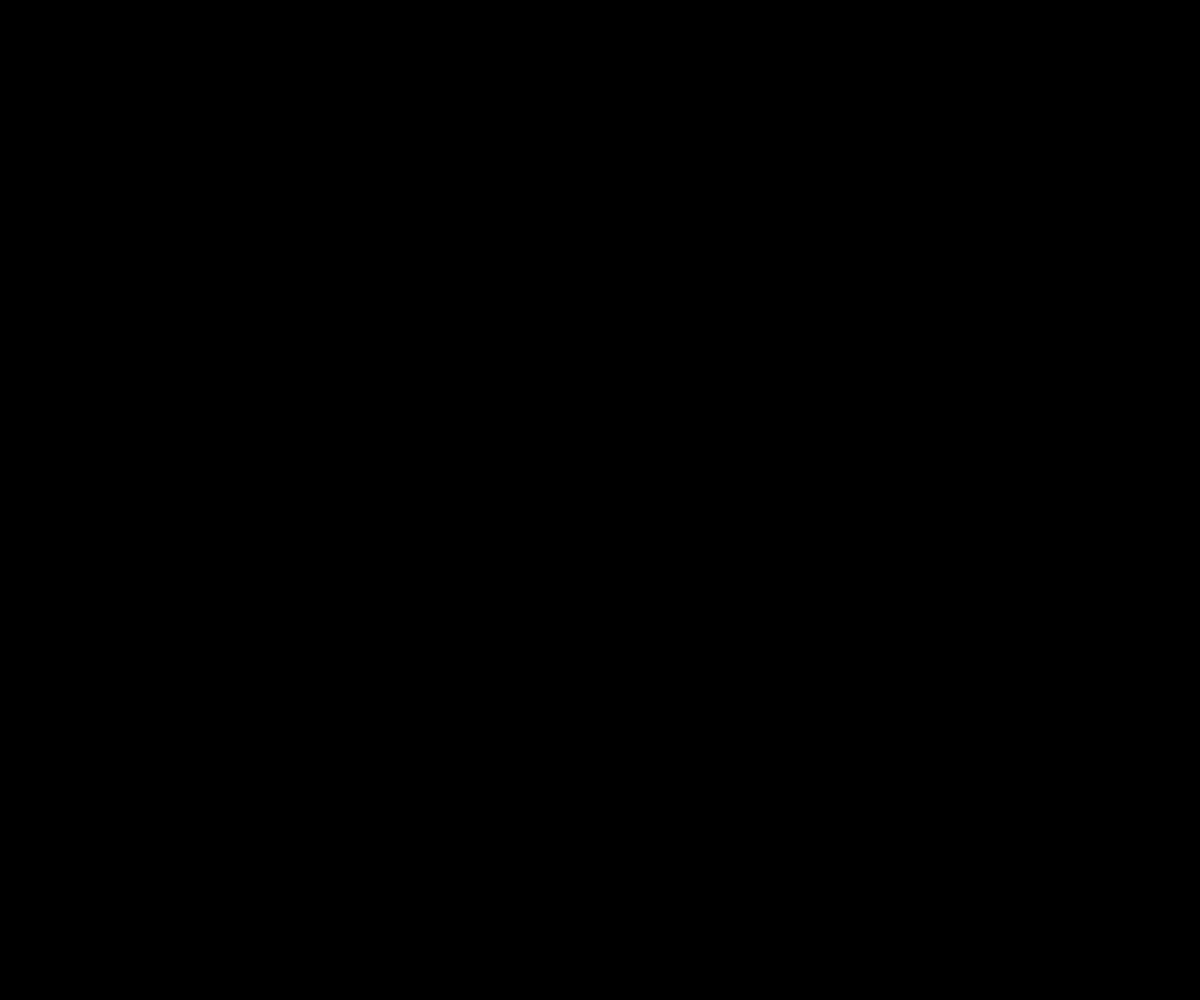
Frame 1 (no input)
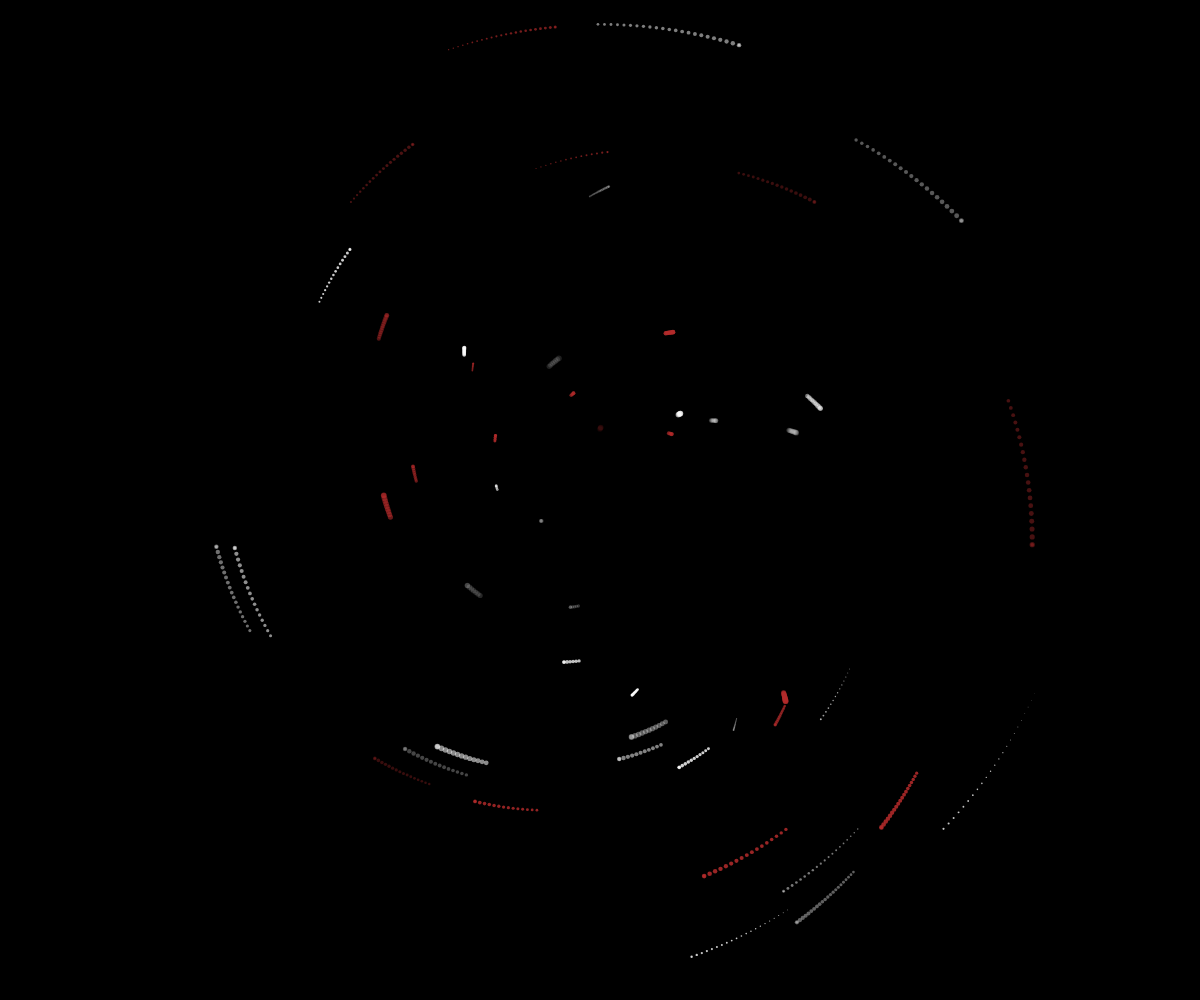
Frame 60 (no input)
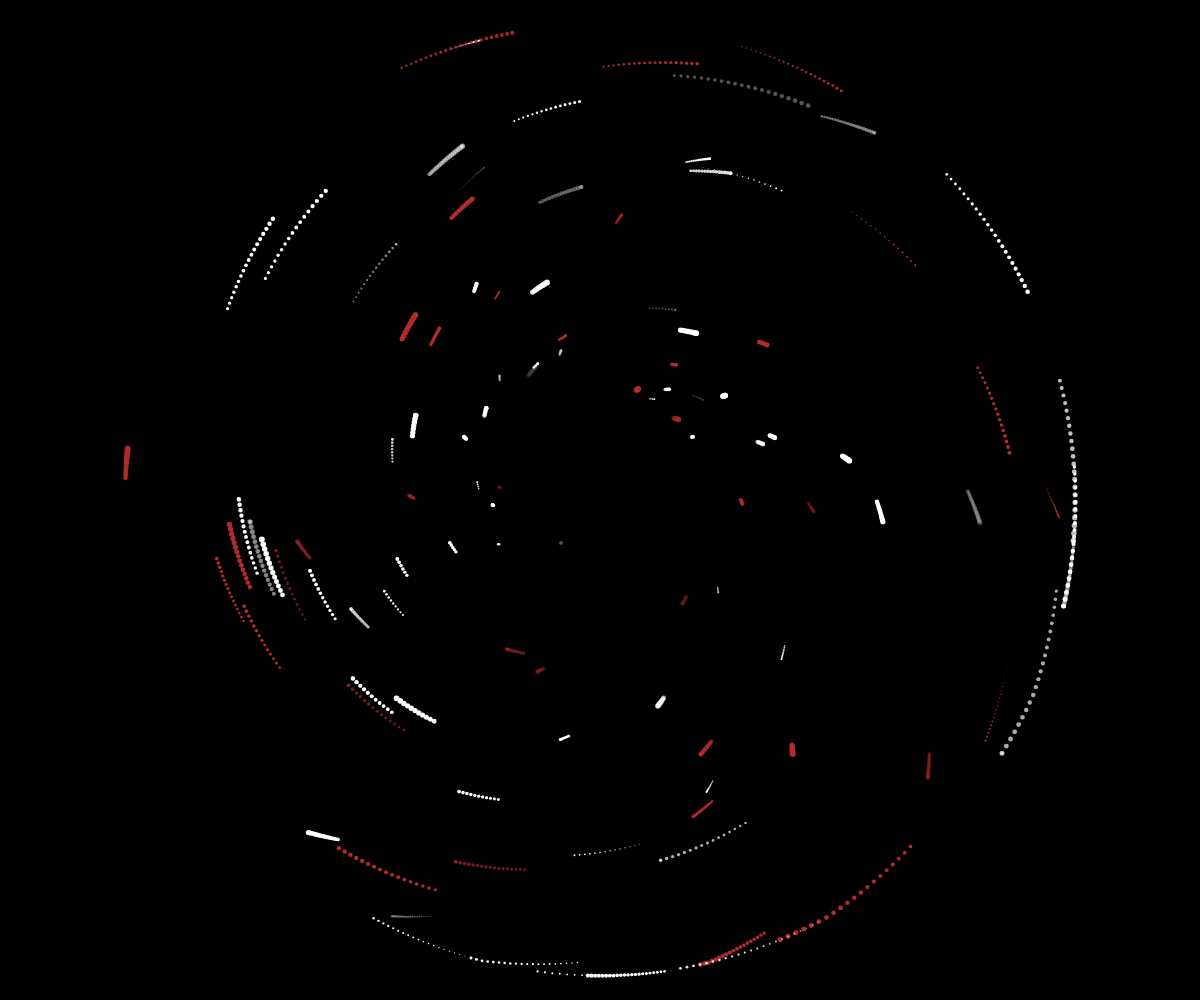
Frame 120 (the mouse pressed at the canvas centre since frame 60)

The p5.js sketch that drew these frames (run headless with seeded random() and noise() and a simulated clock; from frame 60 on, the mouse is pressed at the canvas centre):

// p5.js sketch
// ── sketch.js
let stars = []

let playing

let max_radius, min_radius = 50

let max_life = 5.75

let increase = false, decrease = false


let run_time = 0

function setup() {
  createCanvas(window.innerWidth, window.innerHeight);

  colorMode(RGB, 1);

  background(0)

  max_radius = height * 0.5 * 0.95
}


function draw() 
{
  background(0)
  noStroke()
  
  run_time = floor(millis() / 1000 + 1)


  if (run_time % 8 == 0) {
    decrease = true
    increase = false
  }

  if (run_time % 15 == 0) {
    decrease = false
    increase = true
  }


  if (increase && max_radius < height * 0.5 * 0.95) max_radius += 1.5
  if (decrease && max_radius > 53) max_radius -= 0.75


  if (max_radius < 53) 
  {
    if (frameCount % 3 == 0) 
    {
      stars.push(new Star())
    }
  } 
  else stars.push(new Star())




  for (let i = 0; i < stars.length; i++) {
    stars[i].update();

    if (stars[i].life > max_life) {
      stars.splice(i, 1)
    }
  }
}



function keyPressed() {
  if (keyCode === DOWN_ARROW) {
    decrease = true
    increase = false
  }

  if (keyCode === UP_ARROW) {
    decrease = false
    increase = true
  }
}


class Star {
  constructor() {
    this.initSize = random(2, 6)

    this.size = 0 // give it a value, so it's not null

    this.radius = random(min_radius, max_radius)

    //this.alpha = 1
    this.current_alpha = 0

    this.angle = random(0, 2 * PI)
    this.initSpeed = random(0.001, 0.018)

    this.trail = []


    this.color = random()

    this.max = this.radius / 20

    this.life = 0;
  }

  update() 
  {
    if (max_radius < 53) 
    {
      this.initSpeed = 0.002
    }


    this.r_remap = map(this.radius, min_radius, max_radius, 0.7, 1)
    //if (this.r_remap > 1) this.r_remap = 1

    this.max_r = max_radius * this.r_remap



    if (this.radius < this.max_r) {
      if (decrease && max_radius > 53) {
        this.radius += 2;
      } else {
        this.radius += 0.75;
      }
    }


    this.life += 1 / frameRate()

    if (this.life > 2) {
      this.current_alpha -= 1 / ((max_life - 2) * frameRate())
    } else if (this.current_alpha <= 1) {
      this.current_alpha += 0.015
    }



    this.angle += this.initSpeed




    this.x = width / 2 + this.radius * Math.cos(this.angle)
    this.y = height / 2 + this.radius * Math.sin(this.angle)





    this.trail.push([this.x, this.y])

    for (let i = this.trail.length; i > 0; i--) //minus because the last one is the first, brightest one
    {



      if (this.color > 0.6) fill(0.7, 0.17, 0.17, this.current_alpha)
      else fill(1, this.current_alpha);


      ellipse(this.trail[i - 1][0], this.trail[i - 1][1], this.size)

      if (this.trail.length > this.max) {
        this.trail.splice(0, 1);
        this.alpha = this.current_alpha
        this.size = this.initSize;
      }


      if (this.size >= 0.08) this.size -= 0.08;
    }


  }


}
